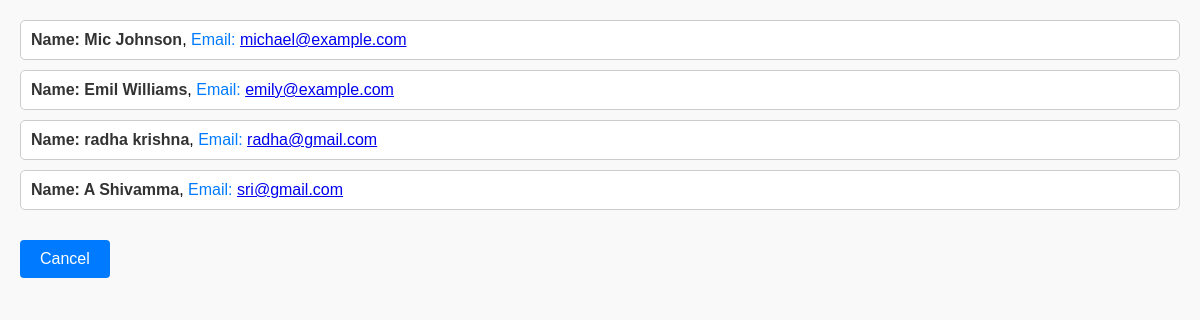
The page /0.php on the database its author committed.
### tables this page shows
CREATE TABLE `Teacher` (
  `teacher_id` int(11) NOT NULL,
  `first_name` varchar(50) DEFAULT NULL,
  `last_name` varchar(50) DEFAULT NULL,
  `email` varchar(100) DEFAULT NULL,
  `phone_number` varchar(15) DEFAULT NULL,
  `department` varchar(50) DEFAULT NULL
);

### 0.php (the view, shortened to what this page needs)
<!DOCTYPE html>
<html lang="en">
<head>
</head>
<body>
<?php
$servername = "localhost";
$username = "root";
$password = "";
$database = "school";
$conn = new mysqli($servername, $username, $password, $database);
$sql = "SELECT CONCAT(first_name, ' ', last_name) AS name, email FROM Teacher";
$result = $conn->query($sql);
if ($result->num_rows > 0) {
    while($row = $result->fetch_assoc()) {
        $name = $row["name"];
        $email = $row["email"];
        echo "<div class='teacher-info'>
                  <span class='teacher-name'>Name: $name</span>,
                  <span class='teacher-email'>Email: <a href='mailto:$email'>$email</a></span>
              </div>";
    }
} else {
    echo "0 results";
}
?>
<a href="admin.php" class="cancel-button">Cancel</a>
</body>
</html>

### 0.php (style rules this page uses)
body { font-family: Arial, sans-serif; margin: 20px; padding: 0; background-color: #f9f9f9; }
.teacher-info { margin-bottom: 10px; padding: 10px; border: 1px solid #ccc; border-radius: 5px; background-color: #fff; }
.teacher-name { font-weight: bold; color: #333; }
.teacher-email { color: #007bff; }
.cancel-button { padding: 10px 20px; background-color: #007bff; color: #fff; border: none; border-radius: 4px; cursor: pointer; transition: background-color 0.3s ease; text-decoration: none; display: inline-block; margin-top: 20px; }

### rows shown on the page
teacher: name "Mic Johnson", email "michael@example.com"
teacher: name "Emil Williams", email "emily@example.com"
teacher: name "radha krishna", email "radha@gmail.com"
teacher: name "A Shivamma", email "sri@gmail.com"
